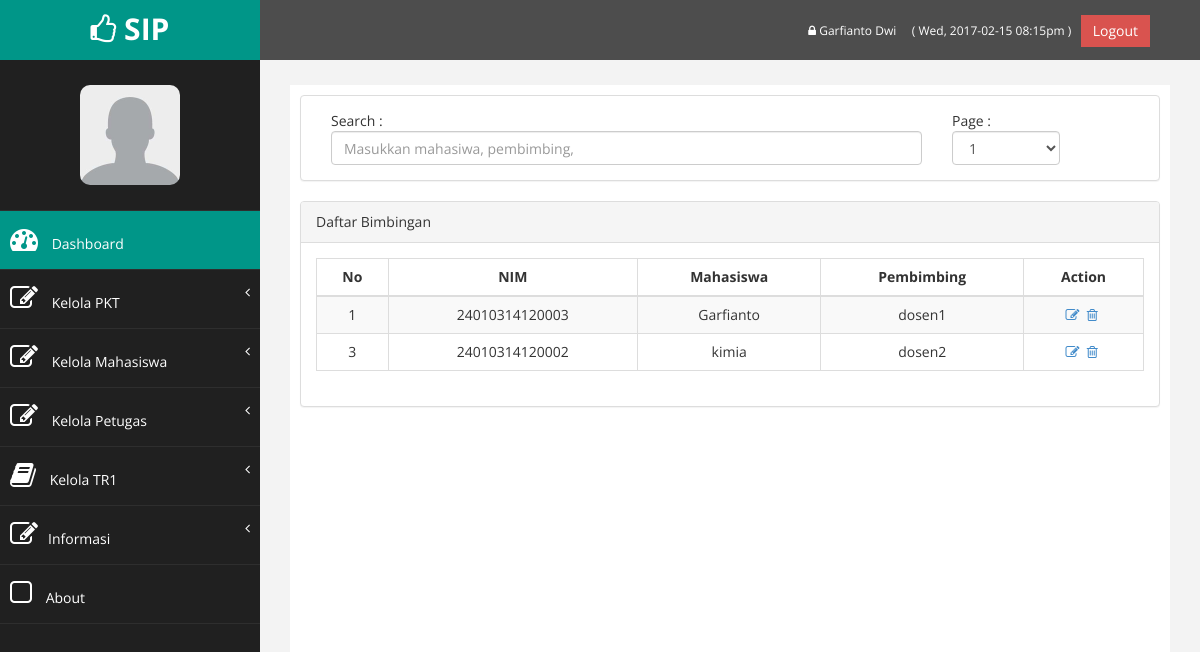
/dashboard/daftar_bimbingan.php (signed in), run on the app's committed database.
### tables this page shows
CREATE TABLE `petugas` (
  `idpetugas` int(11) NOT NULL,
  `nama` varchar(30) NOT NULL,
  `email` varchar(50) NOT NULL,
  `password` varchar(50) NOT NULL
);

CREATE TABLE `bimbingan` (
  `id_bimbingan` int(11) NOT NULL,
  `nim` varchar(14) NOT NULL,
  `nip` varchar(18) NOT NULL
);

CREATE TABLE `anggota` (
  `nim` varchar(20) NOT NULL,
  `nama` varchar(30) NOT NULL,
  `password` varchar(50) NOT NULL,
  `alamat` varchar(150) NOT NULL,
  `kota` varchar(30) NOT NULL,
  `email` varchar(50) NOT NULL,
  `no_telp` varchar(15) NOT NULL,
  `id_wali` varchar(20) NOT NULL,
  `angkatan` varchar(10) NOT NULL,
  `judul` varchar(80) NOT NULL,
  `idlab` varchar(10) NOT NULL
);

CREATE TABLE `dosen` (
  `nip` varchar(18) NOT NULL,
  `nama_dosen` varchar(30) NOT NULL,
  `alamat` varchar(50) NOT NULL,
  `no_telp` varchar(20) NOT NULL,
  `topik` varchar(30) NOT NULL,
  `password` varchar(50) NOT NULL,
  `email` varchar(50) NOT NULL,
  `id_wali` varchar(10) NOT NULL,
  `idlab` varchar(10) NOT NULL
);

### dashboard/functions.php (called while the page is built, shortened)
<?php
	require_once('connect.php');
	$con = mysqli_connect($db_host, $db_username, $db_password, $db_database);
	$site_name="SIP";
	if(isset($_SESSION['sip_masuk_aja'])){
		if($_SESSION['sip_status']=='petugas'){
			$query = "SELECT * FROM petugas WHERE idpetugas=".$_SESSION['sip_masuk_aja']."";
			$petugas=mysqli_query($con,$query);
			$petugas=$petugas->fetch_object();
			$status=$_SESSION['sip_status'];
		}elseif($_SESSION['sip_status']=='anggota'){
			$query = "SELECT * FROM anggota WHERE nim=".$_SESSION['sip_masuk_aja']."";
			$anggota=mysqli_query($con,$query);
			$anggota=$anggota->fetch_object();
			$status=$_SESSION['sip_status'];
		}elseif($_SESSION['sip_status']=='dosen'){
			$query = "SELECT * FROM dosen WHERE nip=".$_SESSION['sip_masuk_aja']."";
			$dosen=mysqli_query($con,$query);
			$dosen=$dosen->fetch_object();
			$status=$_SESSION['sip_status'];
		}elseif($_SESSION['sip_status']=='lab'){
			$query = "SELECT * FROM lab WHERE idlab=".$_SESSION['sip_masuk_aja']."";
			$lab=mysqli_query($con,$query);
			$lab=$lab->fetch_object();
			$status=$_SESSION['sip_status'];
		}else {
			echo "Harap ulangi login";
		}
	}
?>

### dashboard/daftar_bimbingan.php (the view, shortened to what this page needs)
<?php
	include_once('sidebar.php');
?>
<div class="row" >
	<div class="col-md-12 col-sm-12 col-xs-12">
		<div class="panel panel-default">
			<div class="panel-body">
				<div class="col-md-9 col-sm-12 col-xs-12">
					Search : <input class="form-control" type="text" name="search" placeholder="Masukkan mahasiwa, pembimbing," id="search" autofocus value="<?php if(isset($_GET['search'])) echo $_GET['search']; ?>"/>
				</div>
				<div class="col-md-2 col-sm-12 col-xs-12">
					Page :
				<select class='form-control' id='page'>
				<?php
					$query = "SELECT count(nim) as jml_data FROM bimbingan";
					$result = $con->query( $query );
					$row = $result->fetch_object();
					$jml_data=$row->jml_data;
					$total_page=ceil($jml_data/10);
					for($i=1;$i<=$total_page;$i++){
						echo "<option value='".$i."'>".$i."</option>";
					}
				?>
				</select>
				</div>
			</div>
		</div>
	</div>
</div>
<div class="row" >
	<div class="col-md-12 col-sm-12 col-xs-12">
		<div class="panel panel-default">
			<div class="panel-heading">
			   Daftar Bimbingan
			</div>
			<div class="panel-body">
				<div class="table-responsive">
					<table class="table table-striped table-bordered table-hover">
						<thead>
							<tr>
								<th>No</th>
								<th>NIM</th>
								<th>Mahasiswa</th>
								<th>Pembimbing</th>
								<?php
									if ($status=="petugas")
									echo "<th>Action</th>";
								?>
							</tr>
						</thead>
						<tbody id="hasil_cari">
						<?php
							if ($status=="petugas") {
								$query = "SELECT * FROM bimbingan INNER JOIN anggota ON bimbingan.nim=anggota.nim INNER JOIN dosen on bimbingan.nip=dosen.nip ORDER BY nama LIMIT 10";
							}elseif ($status=="anggota"){
								$query = "SELECT * FROM bimbingan INNER JOIN anggota ON bimbingan.nim=anggota.nim INNER JOIN dosen on bimbingan.nip=dosen.nip WHERE anggota.nim='".$anggota->nim."'";
							}elseif ($status=="dosen"){
								$query = "SELECT * FROM bimbingan INNER JOIN anggota ON bimbingan.nim=anggota.nim INNER JOIN dosen on bimbingan.nip=dosen.nip WHERE anggota.id_wali='".$dosen->id_wali."'";
							}elseif ($status=="lab"){
								$query = "SELECT * FROM bimbingan INNER JOIN anggota ON bimbingan.nim=anggota.nim INNER JOIN dosen on bimbingan.nip=dosen.nip WHERE dosen.idlab='".$lab->idlab."'";
							}
							$result = $con->query( $query );
							$i=1;
							while($row = $result->fetch_object()){
								echo "<tr align='center'>";
								echo "<td>".$i."</td>";$i++;
								echo "<td>".$row->nim."</td>";$i++;
								echo "<td>".$row->nama."</td>";
								echo "<td>".$row->nama_dosen."</td>";
								if ($status=='petugas') {
										echo "<td align='center'>
										<a href='edit_bimbingan.php?nim=".$row->nim."'><i class='fa fa-edit'></i></a>&nbsp;
										<a href='delete_bimbingan.php?nim=".$row->nim."'><i class='fa fa-trash-o'></i></a>&nbsp;
									 </td>";
									}
								echo "</tr>";
							}
						?>
						</tbody>
					</table>
				</div>
			</div>
		</div>
	</div>
</div>
<?php
	include_once('footer.php');
?>

### dashboard/sidebar.php (shortened to what this page needs)
<?php
	require_once('functions.php');
?>
<!DOCTYPE html>
<html xmlns="http://www.w3.org/1999/xhtml">
<head>
    <link href="assets/css/bootstrap.css" rel="stylesheet" />
    <link href="assets/css/font-awesome.css" rel="stylesheet" />
    <link href="assets/css/custom.css" rel="stylesheet" />
</head>
<body>
    <div id="wrapper">
		<nav class="navbar navbar-default navbar-cls-top " role="navigation" style="margin-bottom: 0">
            <div class="navbar-header">
                <a class="navbar-brand" hKeloref="index.php"><i class="fa fa-thumbs-o-up"></i> <?php echo $site_name ?></a>
            </div>
			<div style="color: white; padding: 15px 50px 5px 50px; float: right; font-size: 16px;">
				<a href="profil.php" title='Ubah Password' style="color:#fff; font-size:12px;"><i class="fa fa-lock"></i> <?php if($status=="petugas") echo $petugas->nama; elseif($status=="dosen") echo $dosen->nama_dosen;elseif($status=="lab") echo $lab->nama_lab; else echo $anggota->nama; ?> </a>&nbsp;&nbsp;
				<a style="text-decoration: none; color:#fff; font-size:12px;"> <?php
					echo " ( ".date("D, Y-m-d") . " ". date("h:ia")." )&nbsp;&nbsp;";
				?>
				</a>
				<a href="logout.php" class="btn btn-danger square-btn-adjust">Logout</a>
			</div>
        </nav>
        <nav class="navbar-default navbar-side" role="navigation">
            <div class="sidebar-collapse">
                <ul class="nav" id="main-menu">
				<li class="text-center">
					<img src="assets/img/user/default.jpg" class="user-image img-responsive"/>
				</li>
				<li>
					<a class="active-menu" href="index.php"><i class="fa fa-dashboard fa-2x"></i> Dashboard</a>
				</li>
				<?php
				if($status=="petugas"){
					echo '<li>
						<a href="#"><i class="fa fa-edit fa-2x"></i> Kelola PKT<span class="fa arrow"></span></a>
						<ul class="nav nav-second-level">
							<li><a href="p_daftar_pkt.php">Pendaftaran PKT</a></li>
							<li><a href="daftar_pkt.php">Daftar Mahasiswa PKT</a></li>
							<li><a href="daftar_input_judul.php">Input Judul Mahasiswa PKT</a></li>
							<li><a href="daftar_judul.php">Daftar Judul Mahasiswa PKT</a></li>
							<li><a href="mhs_lab.php">Input penempatan mahasiswa</a></li>
							<li><a href="daftar_penempatan.php">Daftar penempatan mahasiswa</a></li>
							<li><a href="bimbingan.php">Input bimbingan mahasiswa</a></li>
							<li><a href="daftar_bimbingan.php">Daftar bimbingan mahasiswa</a></li>
							<li><a href="input_nilai_pkt1.php">Input nilai PKT</a></li>
							<li><a href="nilai_pkt.php">Daftar Nilai PKT</a></li>
						</ul>
					</li>
					<li>
						<a href="#"><i class="fa fa-edit fa-2x"></i> Kelola Mahasiswa<span class="fa arrow"></span></a>
						<ul class="nav nav-second-level">
							<li><a href="daftar_anggota.php">Data Anggota</a></li>
							<li><a href="tambah_anggota.php">Tambah Anggota</a></li>
						</ul>
					</li>
					<li>
						<a href="#"><i class="fa fa-edit fa-2x"></i> Kelola Petugas<span class="fa arrow"></span></a>
						<ul class="nav nav-second-level">
							<li><a href="daftar_petugas.php">Data Petugas</a></li>
							<li><a href="tambah_petugas.php">Tambah Petugas</a></li>
						</ul>
					</li>';
				}
				?>
				<li>
						<?php
							echo '<a href="#"><i class="fa fa-book fa-2x"></i> Kelola TR1';
						?>
					<span class="fa arrow"></span></a>
				</li>
				<li>
					<a href="#"><i class="fa fa-edit fa-2x"></i>Informasi<span class="fa arrow"></span></a>
				</li>
					<li>
                        <a  href="http://localhost/sip/index.php#about"><i class="fa fa-square-o fa-2x"></i> About</a>
					</li>
                </ul>
            </div>
        </nav>
        <div id="page-wrapper" >
            <div id="page-inner">

### dashboard/assets/css/custom.css (style rules this page uses)
body { font-family: 'Open Sans', sans-serif; }
#wrapper { width: 100%; background:#202020; }
#page-wrapper { padding: 15px 15px; min-height: 600px; background:#F3F3F3; }
#page-inner { width:100%; margin:10px 20px 10px 0px; background-color:#fff!important; padding:10px; min-height:1200px; }
.text-center { text-align:center; }
.square-btn-adjust { border: 0px solid transparent; -webkit-border-radius: 0px; -moz-border-radius: 0px; border-radius: 0px; }
.user-image { margin: 25px auto; -webkit-border-radius: 10px; -moz-border-radius: 10px; border-radius: 10px; max-height:100px; max-width:100px; }
.navbar-cls-top .navbar-brand { color: #fff; background: #009688; width: 260px; text-align: center; height: 60px; font-size: 30px; font-weight: 700; }
.active-menu { background-color:#009688!important; }
.arrow { float: right; }
.fa.arrow:before { content: "\f104"; }
.sidebar-collapse , .sidebar-collapse .nav { background:none; }
.sidebar-collapse .nav { padding:0; }
.sidebar-collapse .nav > li > a { color:#fff; background:#202020; text-shadow:none; }
.sidebar-collapse > .nav > li > a { padding:15px 10px; }
.sidebar-collapse > .nav > li { border-bottom: 1px solid rgba(107, 108, 109, 0.19); }
.navbar-side { border:none; background-color: #202020; }
.navbar-cls-top { background:#4D4D4D; border-bottom:none; }
.navbar-default { border:0px solid black; }
.navbar-header { background: #009688; }
.nav > li > a > i { margin-right:10px; }
@media (min-width:768px) { #page-wrapper { margin: 0 0 0 260px; padding: 15px 30px; min-height: 1200px; } }
@media (min-width:768px) { .navbar-side { z-index: 1; position: absolute; width: 260px; } }
@media (min-width:768px) { .navbar { border-radius: 0px; } }

### data on the page
petugas: nama "Garfianto Dwi"
bimbingan: anggota.nim "24010314120003", anggota.nama "Garfianto", dosen.nama_dosen "dosen1"
bimbingan: anggota.nim "24010314120002", anggota.nama "kimia", dosen.nama_dosen "dosen2"

### other printed values
$site_name "SIP"
form field value "1"
